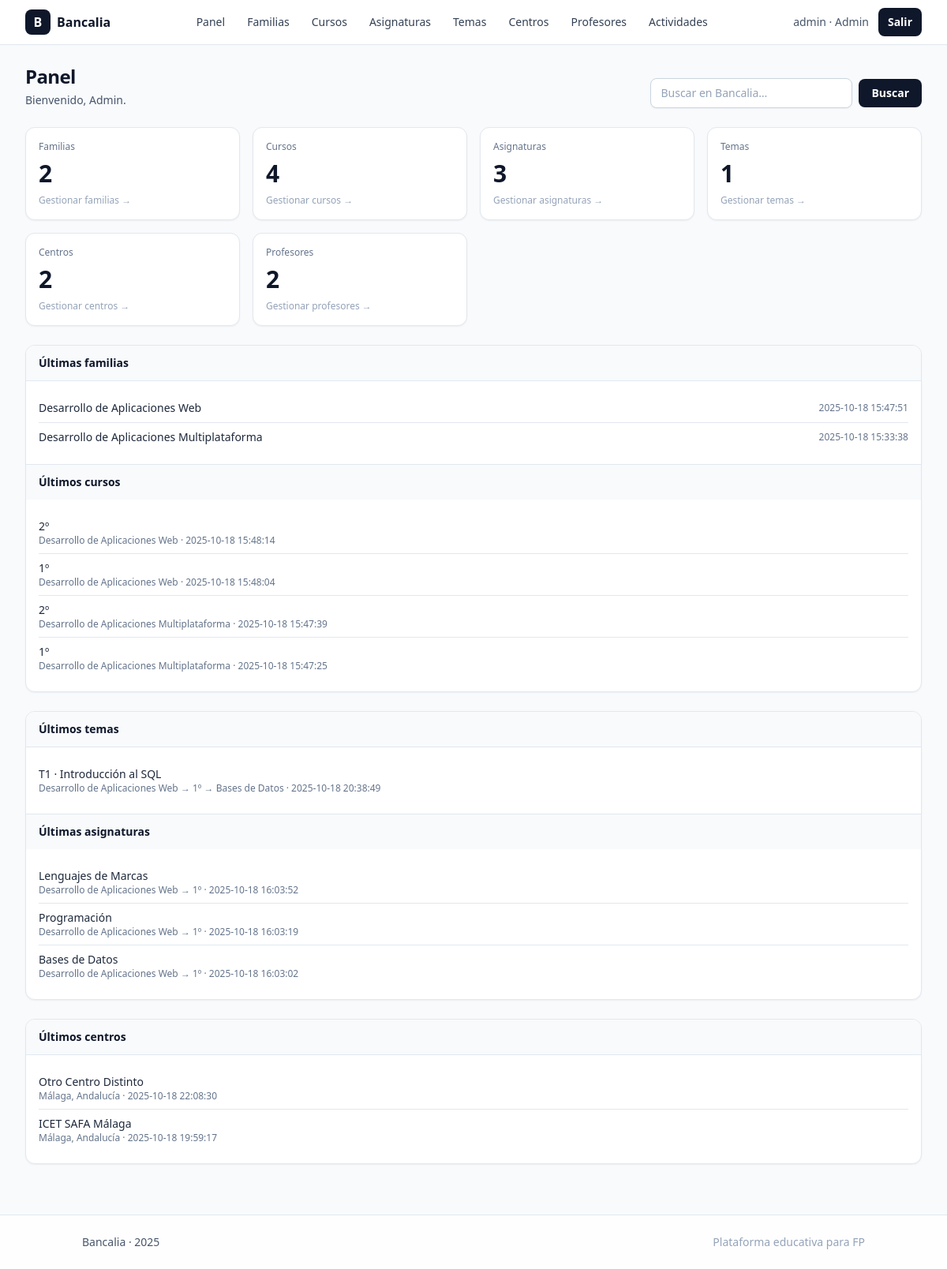
The app's page /dashboard.php (signed in) with its own data.
### tables this page shows
CREATE TABLE `familias_profesionales` (
  `id` int(11) NOT NULL,
  `nombre` varchar(150) NOT NULL,
  `slug` varchar(160) NOT NULL,
  `descripcion` text DEFAULT NULL,
  `is_active` tinyint(1) NOT NULL DEFAULT 1,
  `created_at` datetime NOT NULL DEFAULT current_timestamp(),
  `updated_at` datetime NOT NULL DEFAULT current_timestamp() ON UPDATE current_timestamp()
);

CREATE TABLE `cursos` (
  `id` int(11) NOT NULL,
  `familia_id` int(11) NOT NULL,
  `nombre` varchar(80) NOT NULL,
  `slug` varchar(120) NOT NULL,
  `descripcion` text DEFAULT NULL,
  `orden` int(11) NOT NULL DEFAULT 1,
  `is_active` tinyint(1) NOT NULL DEFAULT 1,
  `created_at` datetime NOT NULL DEFAULT current_timestamp(),
  `updated_at` datetime NOT NULL DEFAULT current_timestamp() ON UPDATE current_timestamp()
);

CREATE TABLE `temas` (
  `id` int(11) NOT NULL,
  `asignatura_id` int(11) NOT NULL,
  `nombre` varchar(160) NOT NULL,
  `slug` varchar(180) NOT NULL,
  `numero` int(11) NOT NULL DEFAULT 1,
  `descripcion` text DEFAULT NULL,
  `is_active` tinyint(1) NOT NULL DEFAULT 1,
  `created_at` datetime NOT NULL DEFAULT current_timestamp(),
  `updated_at` datetime NOT NULL DEFAULT current_timestamp() ON UPDATE current_timestamp()
);

CREATE TABLE `asignaturas` (
  `id` int(11) NOT NULL,
  `familia_id` int(11) NOT NULL,
  `curso_id` int(11) NOT NULL,
  `nombre` varchar(150) NOT NULL,
  `slug` varchar(160) NOT NULL,
  `codigo` varchar(50) DEFAULT NULL,
  `horas` int(11) DEFAULT NULL,
  `descripcion` text DEFAULT NULL,
  `orden` int(11) NOT NULL DEFAULT 1,
  `is_active` tinyint(1) NOT NULL DEFAULT 1,
  `created_at` datetime NOT NULL DEFAULT current_timestamp(),
  `updated_at` datetime NOT NULL DEFAULT current_timestamp() ON UPDATE current_timestamp()
);

CREATE TABLE `centros` (
  `id` int(11) NOT NULL,
  `nombre` varchar(180) NOT NULL,
  `slug` varchar(190) NOT NULL,
  `codigo` varchar(50) DEFAULT NULL,
  `tipo` enum('publico','privado','concertado') NOT NULL DEFAULT 'publico',
  `comunidad` varchar(100) DEFAULT NULL,
  `provincia` varchar(100) DEFAULT NULL,
  `localidad` varchar(120) DEFAULT NULL,
  `direccion` varchar(200) DEFAULT NULL,
  `cp` varchar(10) DEFAULT NULL,
  `email` varchar(150) DEFAULT NULL,
  `telefono` varchar(30) DEFAULT NULL,
  `web` varchar(200) DEFAULT NULL,
  `lat` decimal(10,7) DEFAULT NULL,
  `lng` decimal(10,7) DEFAULT NULL,
  `descripcion` text DEFAULT NULL,
  `is_active` tinyint(1) NOT NULL DEFAULT 1,
  `created_at` datetime NOT NULL DEFAULT current_timestamp(),
  `updated_at` datetime NOT NULL DEFAULT current_timestamp() ON UPDATE current_timestamp()
);

### config.php (called while the page is built, shortened)
<?php
function pdo(): PDO {
  static $pdo;
  if ($pdo instanceof PDO) return $pdo;
  $pdo = new PDO(
    'mysql:host=127.0.0.1;dbname=bancalia;charset=utf8mb4',
    'root', '',
    [
      PDO::ATTR_ERRMODE => PDO::ERRMODE_EXCEPTION,
      PDO::ATTR_DEFAULT_FETCH_MODE => PDO::FETCH_ASSOC,
      PDO::ATTR_EMULATE_PREPARES => false,
    ]
  );
  return $pdo;
}
function current_user(): ?array { return $_SESSION['user'] ?? null; }

### public/dashboard.php (the view, shortened to what this page needs)
<?php
require_once __DIR__ . '/../config.php';
require_once __DIR__ . '/../partials/header.php';
$role = $u['role'] ?? '';
if ($role === 'admin') {
  $kpis = [
    'familias'     => (int) pdo()->query('SELECT COUNT(*) FROM familias_profesionales')->fetchColumn(),
    'cursos'       => (int) pdo()->query('SELECT COUNT(*) FROM cursos')->fetchColumn(),
    'asignaturas'  => (int) pdo()->query('SELECT COUNT(*) FROM asignaturas')->fetchColumn(),
    'temas'        => (int) pdo()->query('SELECT COUNT(*) FROM temas')->fetchColumn(),
    'centros'      => (int) pdo()->query('SELECT COUNT(*) FROM centros')->fetchColumn(),
    'profesores'   => (int) pdo()->query('SELECT COUNT(*) FROM profesores')->fetchColumn(),
  ];
  $recent_fams = pdo()->query("
    SELECT id, nombre, updated_at
    FROM familias_profesionales
    ORDER BY updated_at DESC
    LIMIT 5
  ")->fetchAll();
  $recent_cursos = pdo()->query("
    SELECT c.id, c.nombre, f.nombre AS familia, c.updated_at
    FROM cursos c
    JOIN familias_profesionales f ON f.id=c.familia_id
    ORDER BY c.updated_at DESC
    LIMIT 5
  ")->fetchAll();
  $recent_asig = pdo()->query("
    SELECT a.id, a.nombre, c.nombre AS curso, f.nombre AS familia, a.updated_at
    FROM asignaturas a
    JOIN cursos c ON c.id=a.curso_id
    JOIN familias_profesionales f ON f.id=a.familia_id
    ORDER BY a.updated_at DESC
    LIMIT 5
  ")->fetchAll();
  $recent_temas = pdo()->query("
    SELECT t.id, t.nombre, t.numero, t.updated_at,
           a.nombre AS asignatura, c.nombre AS curso, f.nombre AS familia
    FROM temas t
    JOIN asignaturas a ON a.id=t.asignatura_id
    JOIN cursos c ON c.id=a.curso_id
    JOIN familias_profesionales f ON f.id=a.familia_id
    ORDER BY t.updated_at DESC, t.numero ASC
    LIMIT 5
  ")->fetchAll();
  $recent_centros = pdo()->query("
    SELECT id, nombre, provincia, comunidad, updated_at
    FROM centros
    ORDER BY updated_at DESC
    LIMIT 5
  ")->fetchAll();
}
?>
<div class="mb-6 flex flex-col gap-2 sm:flex-row sm:items-end sm:justify-between">
  <div>
    <h1 class="text-2xl font-semibold tracking-tight">Panel</h1>
    <p class="mt-1 text-sm text-slate-600">Bienvenido, <?= htmlspecialchars($u['nombre'] ?? '') ?>.</p>
  </div>
  <form method="get" action="<?= PUBLIC_URL ?>/search.php" class="flex items-center gap-2">
    <input id="q" name="q" type="search" placeholder="Buscar en Bancalia…"
           class="w-64 rounded-lg border border-slate-300 bg-white px-3 py-2 text-sm shadow-sm placeholder-slate-400 focus:outline-none focus:ring-2 focus:ring-slate-400">
    <button class="rounded-lg bg-slate-900 px-4 py-2 text-sm font-semibold text-white hover:bg-slate-800">Buscar</button>
  </form>
</div>
<?php if ($role === 'admin'): ?>
  <div class="mb-6 grid grid-cols-1 gap-4 sm:grid-cols-2 lg:grid-cols-4">
    <a href="<?= PUBLIC_URL ?>/admin/familias/index.php" class="group rounded-xl border border-slate-200 bg-white p-4 shadow-sm hover:shadow transition">
      <div class="text-xs font-medium text-slate-500">Familias</div>
      <div class="mt-2 text-3xl font-semibold"><?= number_format($kpis['familias']) ?></div>
      <div class="mt-2 text-xs text-slate-400 group-hover:text-slate-600">Gestionar familias →</div>
    </a>
    <a href="<?= PUBLIC_URL ?>/admin/cursos/index.php" class="group rounded-xl border border-slate-200 bg-white p-4 shadow-sm hover:shadow transition">
      <div class="text-xs font-medium text-slate-500">Cursos</div>
      <div class="mt-2 text-3xl font-semibold"><?= number_format($kpis['cursos']) ?></div>
      <div class="mt-2 text-xs text-slate-400 group-hover:text-slate-600">Gestionar cursos →</div>
    </a>
    <a href="<?= PUBLIC_URL ?>/admin/asignaturas/index.php" class="group rounded-xl border border-slate-200 bg-white p-4 shadow-sm hover:shadow transition">
      <div class="text-xs font-medium text-slate-500">Asignaturas</div>
      <div class="mt-2 text-3xl font-semibold"><?= number_format($kpis['asignaturas']) ?></div>
      <div class="mt-2 text-xs text-slate-400 group-hover:text-slate-600">Gestionar asignaturas →</div>
    </a>
    <a href="<?= PUBLIC_URL ?>/admin/temas/index.php" class="group rounded-xl border border-slate-200 bg-white p-4 shadow-sm hover:shadow transition">
      <div class="text-xs font-medium text-slate-500">Temas</div>
      <div class="mt-2 text-3xl font-semibold"><?= number_format($kpis['temas']) ?></div>
      <div class="mt-2 text-xs text-slate-400 group-hover:text-slate-600">Gestionar temas →</div>
    </a>
    <a href="<?= PUBLIC_URL ?>/admin/centros/index.php" class="group rounded-xl border border-slate-200 bg-white p-4 shadow-sm hover:shadow transition">
      <div class="text-xs font-medium text-slate-500">Centros</div>
      <div class="mt-2 text-3xl font-semibold"><?= number_format($kpis['centros']) ?></div>
      <div class="mt-2 text-xs text-slate-400 group-hover:text-slate-600">Gestionar centros →</div>
    </a>
    <a href="<?= PUBLIC_URL ?>/admin/profesores/index.php" class="group rounded-xl border border-slate-200 bg-white p-4 shadow-sm hover:shadow transition">
      <div class="text-xs font-medium text-slate-500">Profesores</div>
      <div class="mt-2 text-3xl font-semibold"><?= number_format($kpis['profesores']) ?></div>
      <div class="mt-2 text-xs text-slate-400 group-hover:text-slate-600">Gestionar profesores →</div>
    </a>
  </div>
  <div class="grid grid-cols-1 gap-6 xl:grid-cols-3">
    <div class="rounded-xl border border-slate-200 bg-white p-0 shadow-sm overflow-hidden">
      <div class="border-b border-slate-200 bg-slate-50 px-4 py-3 text-sm font-semibold">Últimas familias</div>
      <div class="p-4">
        <?php if (!$recent_fams): ?>
          <div class="text-sm text-slate-600">Sin cambios recientes.</div>
        <?php else: ?>
          <ul class="divide-y divide-slate-200">
            <?php foreach ($recent_fams as $r): ?>
              <li class="flex items-center justify-between py-2">
                <div class="text-sm text-slate-800"><?= htmlspecialchars($r['nombre']) ?></div>
                <div class="text-xs text-slate-500"><?= htmlspecialchars($r['updated_at']) ?></div>
              </li>
            <?php endforeach; ?>
          </ul>
        <?php endif; ?>
      </div>
      <div class="border-t border-slate-200 bg-slate-50 px-4 py-3 text-sm font-semibold">Últimos cursos</div>
      <div class="p-4">
        <?php if (!$recent_cursos): ?>
          <div class="text-sm text-slate-600">Sin cambios recientes.</div>
        <?php else: ?>
          <ul class="divide-y divide-slate-200">
            <?php foreach ($recent_cursos as $r): ?>
              <li class="py-2">
                <div class="text-sm font-medium text-slate-800"><?= htmlspecialchars($r['nombre']) ?></div>
                <div class="text-xs text-slate-500"><?= htmlspecialchars($r['familia']) ?> · <?= htmlspecialchars($r['updated_at']) ?></div>
              </li>
            <?php endforeach; ?>
          </ul>
        <?php endif; ?>
      </div>
    </div>
    <div class="rounded-xl border border-slate-200 bg-white p-0 shadow-sm overflow-hidden">
      <div class="border-b border-slate-200 bg-slate-50 px-4 py-3 text-sm font-semibold">Últimos temas</div>
      <div class="p-4">
        <?php if (!$recent_temas): ?>
          <div class="text-sm text-slate-600">Sin cambios recientes.</div>
        <?php else: ?>
          <ul class="divide-y divide-slate-200">
            <?php foreach ($recent_temas as $r): ?>
              <li class="py-2">
                <div class="text-sm font-medium text-slate-800">
                  <?= 'T'.(int)$r['numero'].' · '.htmlspecialchars($r['nombre']) ?>
                </div>
                <div class="text-xs text-slate-500">
                  <?= htmlspecialchars($r['familia']) ?> → <?= htmlspecialchars($r['curso']) ?> → <?= htmlspecialchars($r['asignatura']) ?>
                  · <?= htmlspecialchars($r['updated_at']) ?>
                </div>
              </li>
            <?php endforeach; ?>
          </ul>
        <?php endif; ?>
      </div>
      <div class="border-t border-slate-200 bg-slate-50 px-4 py-3 text-sm font-semibold">Últimas asignaturas</div>
      <div class="p-4">
        <?php if (!$recent_asig): ?>
          <div class="text-sm text-slate-600">Sin cambios recientes.</div>
        <?php else: ?>
          <ul class="divide-y divide-slate-200">
            <?php foreach ($recent_asig as $r): ?>
              <li class="py-2">
                <div class="text-sm font-medium text-slate-800"><?= htmlspecialchars($r['nombre']) ?></div>
                <div class="text-xs text-slate-500"><?= htmlspecialchars($r['familia']) ?> → <?= htmlspecialchars($r['curso']) ?> · <?= htmlspecialchars($r['updated_at']) ?></div>
              </li>
            <?php endforeach; ?>
          </ul>
        <?php endif; ?>
      </div>
    </div>
    <div class="rounded-xl border border-slate-200 bg-white p-0 shadow-sm overflow-hidden">
      <div class="border-b border-slate-200 bg-slate-50 px-4 py-3 text-sm font-semibold">Últimos centros</div>
      <div class="p-4">
        <?php if (!$recent_centros): ?>
          <div class="text-sm text-slate-600">Sin cambios recientes.</div>
        <?php else: ?>
          <ul class="divide-y divide-slate-200">
            <?php foreach ($recent_centros as $r): ?>
              <li class="py-2">
                <div class="text-sm font-medium text-slate-800"><?= htmlspecialchars($r['nombre']) ?></div>
                <div class="text-xs text-slate-500">
                  <?= htmlspecialchars((string)($r['provincia'] ?? '—')) ?>, <?= htmlspecialchars((string)($r['comunidad'] ?? '—')) ?>
                  · <?= htmlspecialchars($r['updated_at']) ?>
                </div>
              </li>
            <?php endforeach; ?>
          </ul>
        <?php endif; ?>
      </div>
    </div>
  </div>
<?php endif; ?>
<?php require_once __DIR__ . '/../partials/footer.php'; ?>

### records on screen
familias_profesionales: nombre "Desarrollo de Aplicaciones Web", updated_at "2025-10-18 15:47:51"
familias_profesionales: nombre "Desarrollo de Aplicaciones Multiplataforma", updated_at "2025-10-18 15:33:38"
cursos: nombre "2º", familia.nombre "Desarrollo de Aplicaciones Web", updated_at "2025-10-18 15:48:14"
cursos: nombre "1º", familia.nombre "Desarrollo de Aplicaciones Web", updated_at "2025-10-18 15:48:04"
cursos: nombre "2º", familia.nombre "Desarrollo de Aplicaciones Multiplataforma", updated_at "2025-10-18 15:47:39"
cursos: nombre "1º", familia.nombre "Desarrollo de Aplicaciones Multiplataforma", updated_at "2025-10-18 15:47:25"
temas: numero "1", nombre "Introducción al SQL", familias_profesionales.nombre "Desarrollo de Aplicaciones Web", cursos.nombre "1º", asignatura.nombre "Bases de Datos", updated_at "2025-10-18 20:38:49"
asignaturas: nombre "Lenguajes de Marcas", familia.nombre "Desarrollo de Aplicaciones Web", curso.nombre "1º", updated_at "2025-10-18 16:03:52"
asignaturas: nombre "Programación", familia.nombre "Desarrollo de Aplicaciones Web", curso.nombre "1º", updated_at "2025-10-18 16:03:19"
asignaturas: nombre "Bases de Datos", familia.nombre "Desarrollo de Aplicaciones Web", curso.nombre "1º", updated_at "2025-10-18 16:03:02"
centros: nombre "Otro Centro Distinto", provincia "Málaga", comunidad "Andalucía", updated_at "2025-10-18 22:08:30"
centros: nombre "ICET SAFA Málaga", provincia "Málaga", comunidad "Andalucía", updated_at "2025-10-18 19:59:17"

### other values on screen
$u['role'] "admin"
$u['nombre'] "Admin"
$kpis['familias'] "2"
$kpis['cursos'] "4"
$kpis['asignaturas'] "3"
$kpis['temas'] "1"
$kpis['centros'] "2"
$kpis['profesores'] "2"
